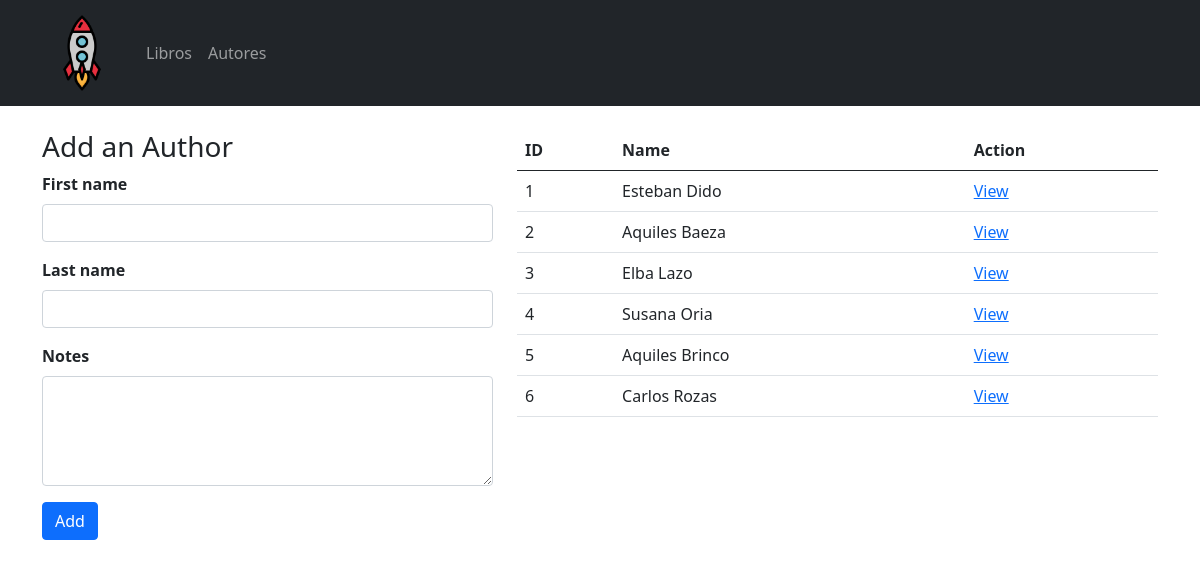
The app's page /authors with its own data.
### books_authors_app/models.py (models this page shows, shortened)
class Author(models.Model):
    first_name = models.CharField(max_length=45)
    last_name = models.CharField(max_length=45)
    notes = models.TextField(null=True, blank=True)
    books = models.ManyToManyField(Book, related_name="authors" )
    created_at = models.DateTimeField(auto_now_add=True)
    updated_at = models.DateTimeField(auto_now=True)

### books_authors_app/views.py (the view)
# urls.py: path('authors', views.authors, name='authors'),
def authors(request):
    context = {
        'authors':Author.objects.all()
    }
    return render(request, "books_authors_app/authors.html", context)

### books_authors_app/templates/books_authors_app/authors.html (shortened to what this page needs)
{% extends "books_authors_app/base.html" %}
{% block content %}
<div class="container mt-4">
    <div class="row">
        <div class="col-sm-12 col-md-5 mb-2">
            <h3>Add an Author</h3>
            <form action="/addauthor" method="POST">
                <div class="mb-3">
                    <label for="first_name" class="form-label fw-bold">First name</label>
                    <input type="text" class="form-control" name="first_name" id="first_name">
                </div>
                <div class="mb-3">
                    <label for="last_name" class="form-label fw-bold">Last name</label>
                    <input type="text" class="form-control" name="last_name" id="last_name">
                </div>
                <div class="mb-3">
                    <label for="Notes" class="form-label fw-bold">Notes</label>
                    <textarea class="form-control" name="notes" id="notes" rows="4"></textarea>
                </div>
                <div class="mb-3">
                    <input type="submit" value="Add" class="btn btn-primary">
                </div>
            </form>
        </div>
        <div class="col-sm-12 col-md-7">
            <table class="table">
                <thead>
                    <tr>
                        <th>ID</th>
                        <th>Name</th>
                        <th>Action</th>
                    </tr>
                </thead>
                <tbody>
                    {% for author in authors %}
                    <tr>
                        <td>{{author.id}}</td>
                        <td>{{author.first_name}} {{author.last_name}}</td>
                        <td><a href="/authors/{{author.id}}">View</a></td>
                    </tr>
                    {% endfor %}
                </tbody>
            </table>
        </div>
    </div>
</div>
{% endblock %}

### records on screen
Author: id "1", first_name "Esteban", last_name "Dido"
Author: id "2", first_name "Aquiles", last_name "Baeza"
Author: id "3", first_name "Elba", last_name "Lazo"
Author: id "4", first_name "Susana", last_name "Oria"
Author: id "5", first_name "Aquiles", last_name "Brinco"
Author: id "6", first_name "Carlos", last_name "Rozas"
